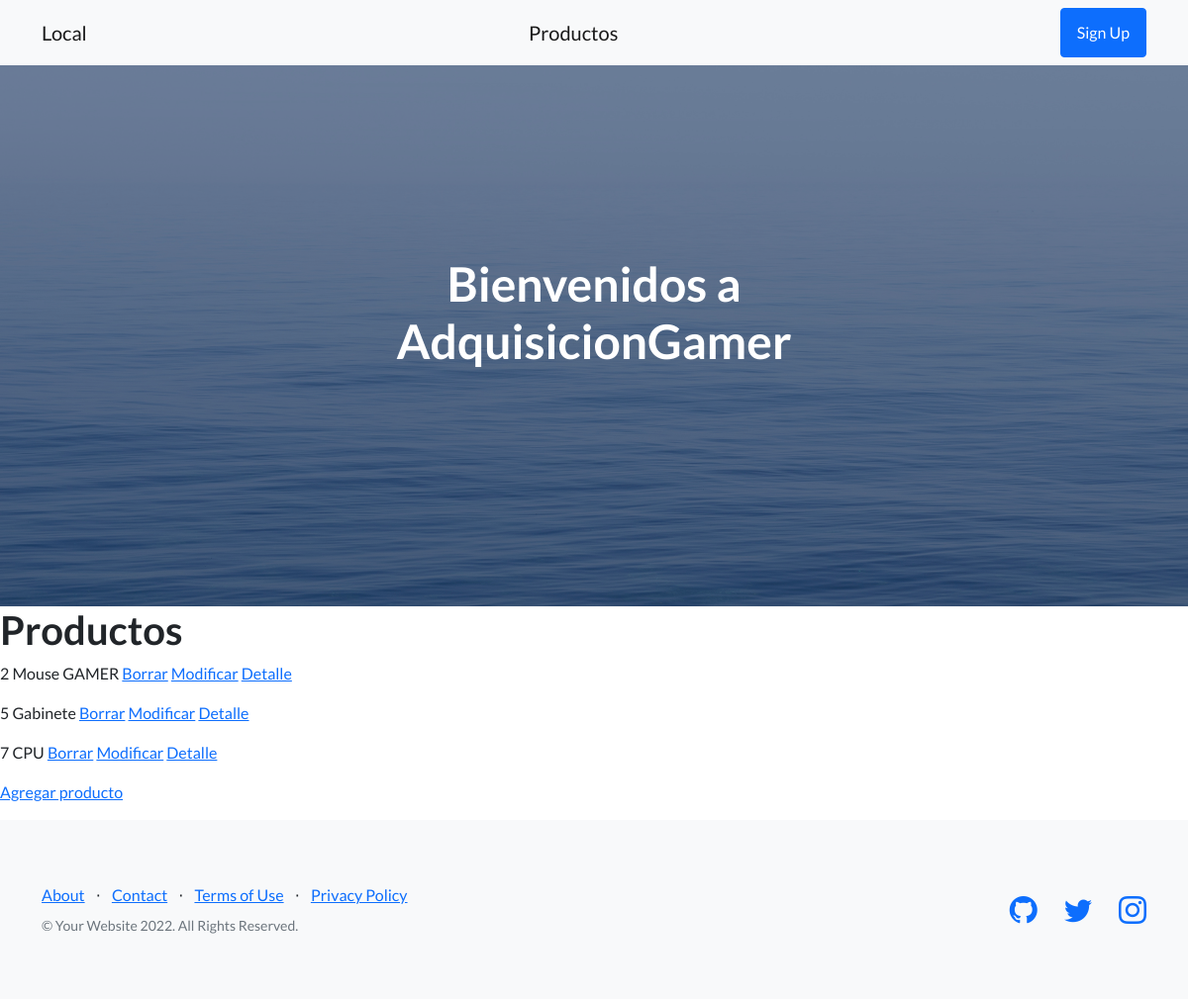
The page /Appfinal/producto/ on the database as committed earlier.
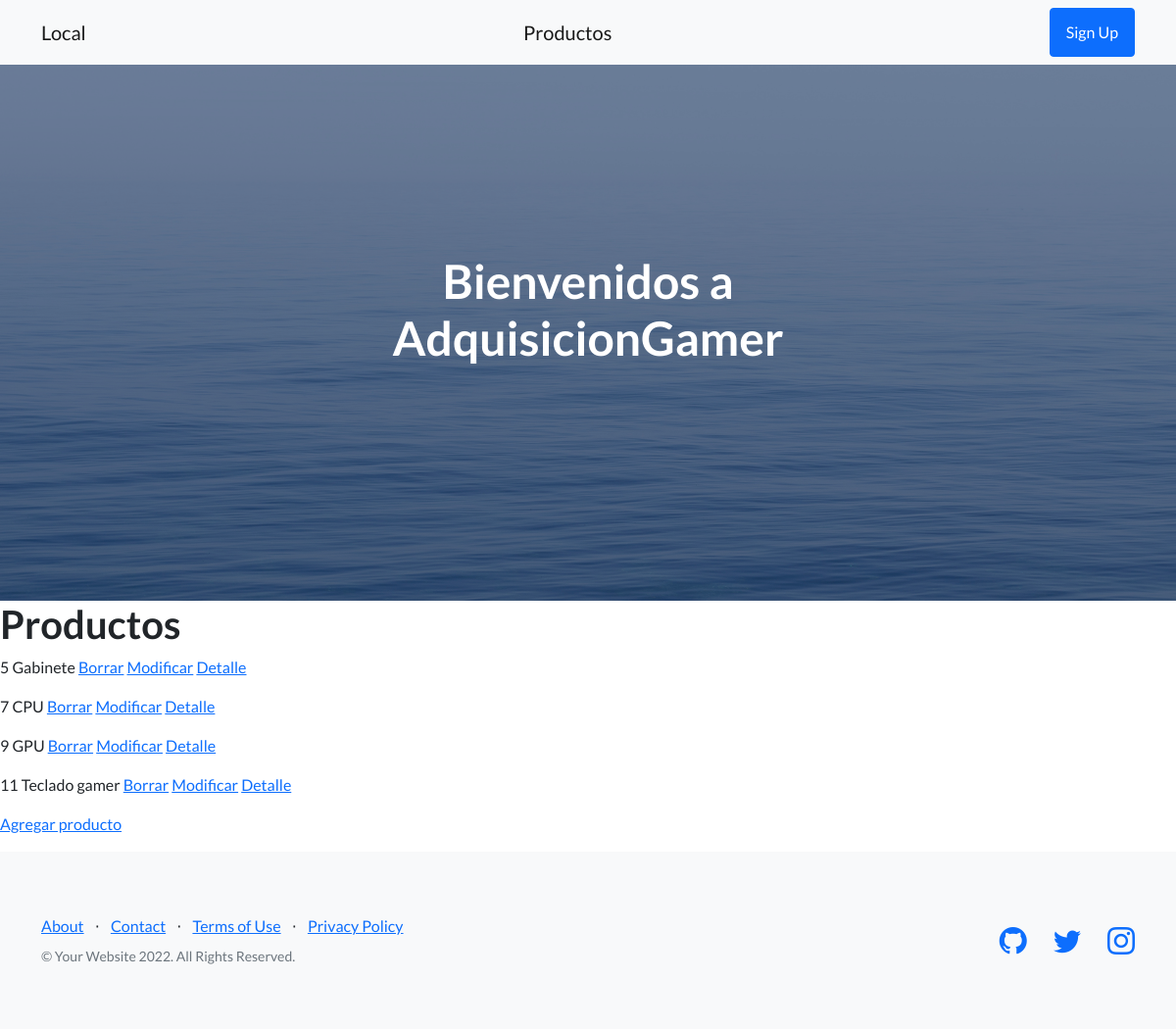
The same page on the database as committed later.
### Appfinal/models.py (models this page shows, shortened)
class producto(models.Model):
    nombre_producto = models.CharField(max_length=40)
    precio = models.IntegerField()
    stock = models.IntegerField()

### Appfinal/views.py (the view)
# urls.py: path('producto/', views.Lista_productos.as_view(), name="productoInicio"),
class Lista_productos(ListView):
    model = producto
    template_name = 'Appfinal/producto_lista.html'

### Appfinal/templates/Appfinal/producto_lista.html
{% extends "Appfinal/template_no_logueado.html" %}
{% load static %}
{% block B %}
    <h1> Productos </h1>
    {% for a in object_list %}
        <p>
            {{a.id}}
            {{a.nombre_producto}}
            <a href="{% url 'productoEliminar' a.id %}">Borrar</a>
            <a href="{% url 'productoModificar' a.id %}">Modificar</a>
            <a href="{% url 'productoDetalle' a.id %}">Detalle</a>
        </p>
    {% endfor %}
    <p>
        <a href ="/Appfinal/crear_producto/"> Agregar producto </a>
    </p>
{% endblock %}

### Appfinal/templates/Appfinal/template_no_logueado.html (shortened to what this page needs)
<!DOCTYPE html>
<html lang="en">
    <head>
        {% load static %}
        <link href="https://cdn.jsdelivr.net/npm/bootstrap-icons@1.5.0/font/bootstrap-icons.css" rel="stylesheet" type="text/css" />
        <link href="{% static 'Appfinal/css/styles.css' %}" rel="stylesheet" />
    </head>
    <body>
        <nav class="navbar navbar-light bg-light static-top">
            <div class="container">
                <a class="navbar-brand" href="/Appfinal/local/">Local</a>
                <a class="navbar-brand" href="/Appfinal/producto/">Productos</a>
                <a class="btn btn-primary" href="/Appfinal/login/">Sign Up</a>
            </div>
        </nav>
        <header class="masthead">
            <div class="container position-relative">
                <div class="row justify-content-center">
                    <div class="col-xl-6">
                        <div class="text-center text-white">
                            <h1 class="mb-5">Bienvenidos a AdquisicionGamer</h1>
                        </div>
                    </div>
                </div>
            </div>
        </header>
        {% block B %}
        {% endblock %}
        <footer class="footer bg-light">
            <div class="container">
                <div class="row">
                    <div class="col-lg-6 h-100 text-center text-lg-start my-auto">
                        <ul class="list-inline mb-2">
                            <li class="list-inline-item"><a href="#!">About</a></li>
                            <li class="list-inline-item">⋅</li>
                            <li class="list-inline-item"><a href="#!">Contact</a></li>
                            <li class="list-inline-item">⋅</li>
                            <li class="list-inline-item"><a href="#!">Terms of Use</a></li>
                            <li class="list-inline-item">⋅</li>
                            <li class="list-inline-item"><a href="#!">Privacy Policy</a></li>
                        </ul>
                        <p class="text-muted small mb-4 mb-lg-0">&copy; Your Website 2022. All Rights Reserved.</p>
                    </div>
                    <div class="col-lg-6 h-100 text-center text-lg-end my-auto">
                        <ul class="list-inline mb-0">
                            <li class="list-inline-item me-4">
                                <a href="https://github.com/Manurizar"><i class="bi-github fs-3"></i></a>
                            </li>
                            <li class="list-inline-item me-4">
                                <a href="#!"><i class="bi-twitter fs-3"></i></a>
                            </li>
                            <li class="list-inline-item">
                                <a href="#!"><i class="bi-instagram fs-3"></i></a>
                            </li>
                        </ul>
                    </div>
                </div>
            </div>
        </footer>
    </body>
</html>

Rows that differ between the two databases and show on the page:
removed producto: id "2", nombre_producto "Mouse GAMER"
added producto: id "9", nombre_producto "GPU"
added producto: id "11", nombre_producto "Teclado gamer"
